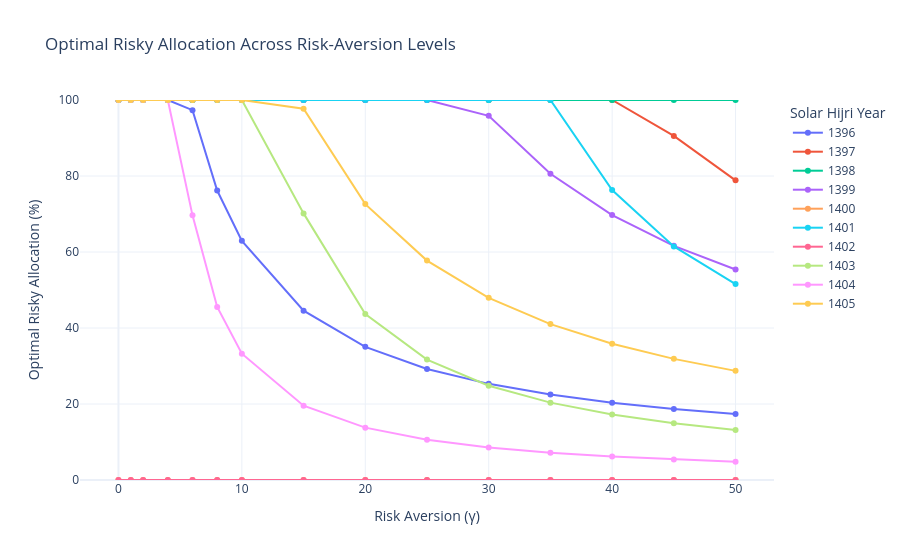

Notebook code for this chart:
### Markdown cell above
### Risk-Aversion Sensitivity

The following figure traces the optimal risky allocation as risk aversion increases.

Each line represents one historical year. Differences in the shape and level of these curves reveal how strongly the optimal total allocation depended on the realized investment environment of that year.

### Code cell
stage_two_plot = stage_two_results.copy()
stage_two_plot["alpha_pct"] = stage_two_plot["alpha"] * 100

fig = px.line(
    stage_two_plot,
    x="gamma",
    y="alpha_pct",
    color="year",
    markers=True,
    labels={
        "gamma": "Risk Aversion (γ)",
        "alpha_pct": "Optimal Risky Allocation (%)",
        "year": "Solar Hijri Year",
    },
    title="Optimal Risky Allocation Across Risk-Aversion Levels",
)

fig.update_layout(
    hovermode="x unified",
    yaxis_range=[0, 100],
)

fig.show()

### Figure 1 — Plotly figure (JSON) as saved in the notebook; plotly's stock layout.template omitted (floating-point values rounded to 4 significant figures)
{"data": [{"hovertemplate": "Solar Hijri Year=1396<br>Risk Aversion (γ)=%{x}<br>Optimal Risky Allocation (%)=%{y}<extra></extra>", "legendgroup": "1396", "line": {"color": "#636efa", "dash": "solid"}, "marker": {"symbol": "circle"}, "mode": "lines+markers", "name": "1396", "orientation": "v", "showlegend": true, "type": "scatter", "x": [0, 1, 2, 4, 6, 8, 10, 15, 20, 25, 30, 35, 40, 45, 50], "xaxis": "x", "y": [100.0, 100.0, 100.0, 100.0, 97.32, 76.18, 62.94, 44.56, 35.04, 29.22, 25.3, 22.48, 20.34, 18.68, 17.34], "yaxis": "y"}, {"hovertemplate": "Solar Hijri Year=1397<br>Risk Aversion (γ)=%{x}<br>Optimal Risky Allocation (%)=%{y}<extra></extra>", "legendgroup": "1397", "line": {"color": "#EF553B", "dash": "solid"}, "marker": {"symbol": "circle"}, "mode": "lines+markers", "name": "1397", "orientation": "v", "showlegend": true, "type": "scatter", "x": [0, 1, 2, 4, 6, 8, 10, 15, 20, 25, 30, 35, 40, 45, 50], "xaxis": "x", "y": [100.0, 100.0, 100.0, 100.0, 100.0, 100.0, 100.0, 100.0, 100.0, 100.0, 100.0, 100.0, 100.0, 90.54, 78.86], "yaxis": "y"}, {"hovertemplate": "Solar Hijri Year=1398<br>Risk Aversion (γ)=%{x}<br>Optimal Risky Allocation (%)=%{y}<extra></extra>", "legendgroup": "1398", "line": {"color": "#00cc96", "dash": "solid"}, "marker": {"symbol": "circle"}, "mode": "lines+markers", "name": "1398", "orientation": "v", "showlegend": true, "type": "scatter", "x": [0, 1, 2, 4, 6, 8, 10, 15, 20, 25, 30, 35, 40, 45, 50], "xaxis": "x", "y": [100.0, 100.0, 100.0, 100.0, 100.0, 100.0, 100.0, 100.0, 100.0, 100.0, 100.0, 100.0, 100.0, 100.0, 100.0], "yaxis": "y"}, {"hovertemplate": "Solar Hijri Year=1399<br>Risk Aversion (γ)=%{x}<br>Optimal Risky Allocation (%)=%{y}<extra></extra>", "legendgroup": "1399", "line": {"color": "#ab63fa", "dash": "solid"}, "marker": {"symbol": "circle"}, "mode": "lines+markers", "name": "1399", "orientation": "v", "showlegend": true, "type": "scatter", "x": [0, 1, 2, 4, 6, 8, 10, 15, 20, 25, 30, 35, 40, 45, 50], "xaxis": "x", "y": [100.0, 100.0, 100.0, 100.0, 100.0, 100.0, 100.0, 100.0, 100.0, 100.0, 95.84, 80.58, 69.72, 61.62, 55.4], "yaxis": "y"}, {"hovertemplate": "Solar Hijri Year=1400<br>Risk Aversion (γ)=%{x}<br>Optimal Risky Allocation (%)=%{y}<extra></extra>", "legendgroup": "1400", "line": {"color": "#FFA15A", "dash": "solid"}, "marker": {"symbol": "circle"}, "mode": "lines+markers", "name": "1400", "orientation": "v", "showlegend": true, "type": "scatter", "x": [0, 1, 2, 4, 6, 8, 10, 15, 20, 25, 30, 35, 40, 45, 50], "xaxis": "x", "y": [0.0, 0.0, 0.0, 0.0, 0.0, 0.0, 0.0, 0.0, 0.0, 0.0, 0.0, 0.0, 0.0, 0.0, 0.0], "yaxis": "y"}, {"hovertemplate": "Solar Hijri Year=1401<br>Risk Aversion (γ)=%{x}<br>Optimal Risky Allocation (%)=%{y}<extra></extra>", "legendgroup": "1401", "line": {"color": "#19d3f3", "dash": "solid"}, "marker": {"symbol": "circle"}, "mode": "lines+markers", "name": "1401", "orientation": "v", "showlegend": true, "type": "scatter", "x": [0, 1, 2, 4, 6, 8, 10, 15, 20, 25, 30, 35, 40, 45, 50], "xaxis": "x", "y": [100.0, 100.0, 100.0, 100.0, 100.0, 100.0, 100.0, 100.0, 100.0, 100.0, 100.0, 100.0, 76.32, 61.48, 51.56], "yaxis": "y"}, {"hovertemplate": "Solar Hijri Year=1402<br>Risk Aversion (γ)=%{x}<br>Optimal Risky Allocation (%)=%{y}<extra></extra>", "legendgroup": "1402", "line": {"color": "#FF6692", "dash": "solid"}, "marker": {"symbol": "circle"}, "mode": "lines+markers", "name": "1402", "orientation": "v", "showlegend": true, "type": "scatter", "x": [0, 1, 2, 4, 6, 8, 10, 15, 20, 25, 30, 35, 40, 45, 50], "xaxis": "x", "y": [0.0, 0.0, 0.0, 0.0, 0.0, 0.0, 0.0, 0.0, 0.0, 0.0, 0.0, 0.0, 0.0, 0.0, 0.0], "yaxis": "y"}, {"hovertemplate": "Solar Hijri Year=1403<br>Risk Aversion (γ)=%{x}<br>Optimal Risky Allocation (%)=%{y}<extra></extra>", "legendgroup": "1403", "line": {"color": "#B6E880", "dash": "solid"}, "marker": {"symbol": "circle"}, "mode": "lines+markers", "name": "1403", "orientation": "v", "showlegend": true, "type": "scatter", "x": [0, 1, 2, 4, 6, 8, 10, 15, 20, 25, 30, 35, 40, 45, 50], "xaxis": "x", "y": [100.0, 100.0, 100.0, 100.0, 100.0, 100.0, 100.0, 70.16, 43.7, 31.68, 24.8, 20.36, 17.24, 14.92, 13.14], "yaxis": "y"}, {"hovertemplate": "Solar Hijri Year=1404<br>Risk Aversion (γ)=%{x}<br>Optimal Risky Allocation (%)=%{y}<extra></extra>", "legendgroup": "1404", "line": {"color": "#FF97FF", "dash": "solid"}, "marker": {"symbol": "circle"}, "mode": "lines+markers", "name": "1404", "orientation": "v", "showlegend": true, "type": "scatter", "x": [0, 1, 2, 4, 6, 8, 10, 15, 20, 25, 30, 35, 40, 45, 50], "xaxis": "x", "y": [100.0, 100.0, 100.0, 100.0, 69.64, 45.54, 33.24, 19.56, 13.78, 10.6, 8.58, 7.2, 6.2, 5.42, 4.82], "yaxis": "y"}, {"hovertemplate": "Solar Hijri Year=1405<br>Risk Aversion (γ)=%{x}<br>Optimal Risky Allocation (%)=%{y}<extra></extra>", "legendgroup": "1405", "line": {"color": "#FECB52", "dash": "solid"}, "marker": {"symbol": "circle"}, "mode": "lines+markers", "name": "1405", "orientation": "v", "showlegend": true, "type": "scatter", "x": [0, 1, 2, 4, 6, 8, 10, 15, 20, 25, 30, 35, 40, 45, 50], "xaxis": "x", "y": [100.0, 100.0, 100.0, 100.0, 100.0, 100.0, 100.0, 97.72, 72.6, 57.74, 47.94, 41.02, 35.86, 31.88, 28.72], "yaxis": "y"}], "layout": {"hovermode": "x unified", "legend": {"title": {"text": "Solar Hijri Year"}, "tracegroupgap": 0}, "title": {"text": "Optimal Risky Allocation Across Risk-Aversion Levels"}, "xaxis": {"anchor": "y", "domain": [0, 1], "title": {"text": "Risk Aversion (γ)"}}, "yaxis": {"anchor": "x", "domain": [0, 1], "range": [0, 100], "title": {"text": "Optimal Risky Allocation (%)"}}}}
